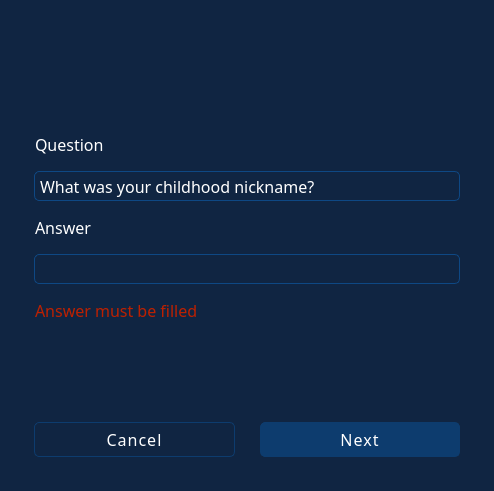
<?xml version="1.0" encoding="UTF-8"?>
<ui version="4.0">
 <class>Form</class>
 <widget class="QWidget" name="Form">
  <property name="geometry">
   <rect>
    <x>0</x>
    <y>0</y>
    <width>494</width>
    <height>491</height>
   </rect>
  </property>
  <property name="sizePolicy">
   <sizepolicy hsizetype="Preferred" vsizetype="Minimum">
    <horstretch>0</horstretch>
    <verstretch>0</verstretch>
   </sizepolicy>
  </property>
  <property name="minimumSize">
   <size>
    <width>494</width>
    <height>491</height>
   </size>
  </property>
  <property name="maximumSize">
   <size>
    <width>494</width>
    <height>491</height>
   </size>
  </property>
  <property name="styleSheet">
   <string notr="true">QWidget{
	background: #102542; color: white
}

QComboBox,
QLineEdit {
 	padding: 1px 5px;
 	border: 1px solid #0e4884;
 	border-radius: 5px;
}

QPushButton {
	padding: 5px;
	border: 1px solid #0d3c6e;
	border-radius: 5px;
	background-color: #0d3c6e;
	letter-spacing: 1px
}

QPushButton#btn_cancel:pressed,
QPushButton:pressed {
	background-color: #083654;
}

QPushButton#btn_cancel {
  	background-color: none;
}

QLineEdit:focus,
QLineEdit:hover,
QPushButton:focus,
QPushButton:hover,
QComboBox:focus,
QComboBox:hover {
  	border: 1px solid #256eff;
  	outline: none;
}

QPushButton#btn_reveal_repeat_password,
QPushButton#btn_reveal_password{
	border-radius: 0px;
	border-top-right-radius: 5px;
	border-bottom-right-radius: 5px;
}

QLineEdit#txt_repeat_password,
QLineEdit#txt_password{
	border-radius: 0px;
	border-top-left-radius: 5px;
	border-bottom-left-radius: 5px;
}

QComboBox::drop-down {
  	subcontrol-origin: padding;
 	subcontrol-position: top right;
  	border: none;
}

QComboBox::down-arrow {
	image: url(:/icons/down.png);
	padding-right: 5px;
}

QScrollBar {
  background: blue;
  width: 8px;
}

QScrollBar::handle {
  background-color: rgb(68, 68, 68);
}

QScrollBar:vertical {
  width: 9px;
  margin: 0;
  border-radius: 5px;
}

QScrollBar::handle:vertical {
  background-color: #97b9f4;
  width: 18px;

}

QScrollBar::sub-line:vertical {
  height: 0;
  width: 0;
}

QScrollBar::add-line:vertical {
  height: 0;
  width: 0;
}

QScrollBar::add-page:vertical {
  background: #0B1A30;
  margin-top: -3px;
}

QScrollBar::sub-page:vertical {
  background: #0B1A30;
  margin-bottom: -3px;
}

</string>
  </property>
  <layout class="QVBoxLayout" name="verticalLayout_6">
   <property name="spacing">
    <number>0</number>
   </property>
   <property name="leftMargin">
    <number>0</number>
   </property>
   <property name="topMargin">
    <number>0</number>
   </property>
   <property name="rightMargin">
    <number>0</number>
   </property>
   <property name="bottomMargin">
    <number>0</number>
   </property>
   <item>
    <widget class="QWidget" name="title_bar" native="true">
     <property name="minimumSize">
      <size>
       <width>0</width>
       <height>30</height>
      </size>
     </property>
     <property name="maximumSize">
      <size>
       <width>16777215</width>
       <height>30</height>
      </size>
     </property>
     <property name="styleSheet">
      <string notr="true">background: #102542</string>
     </property>
    </widget>
   </item>
   <item>
    <widget class="QWidget" name="widget" native="true">
     <layout class="QVBoxLayout" name="verticalLayout_5">
      <item>
       <layout class="QHBoxLayout" name="horizontalLayout">
        <property name="spacing">
         <number>40</number>
        </property>
        <property name="topMargin">
         <number>0</number>
        </property>
        <item>
         <spacer name="horizontalSpacer">
          <property name="orientation">
           <enum>Qt::Horizontal</enum>
          </property>
          <property name="sizeHint" stdset="0">
           <size>
            <width>40</width>
            <height>20</height>
           </size>
          </property>
         </spacer>
        </item>
        <item>
         <widget class="QLabel" name="dot_1">
          <property name="text">
           <string/>
          </property>
          <property name="pixmap">
           <pixmap resource="C:/Users/moral/Desktop/Resources/Resources.qrc">:/icons/dot2.png</pixmap>
          </property>
          <property name="alignment">
           <set>Qt::AlignCenter</set>
          </property>
         </widget>
        </item>
        <item>
         <widget class="QLabel" name="dot_2">
          <property name="text">
           <string/>
          </property>
          <property name="pixmap">
           <pixmap resource="C:/Users/moral/Desktop/Resources/Resources.qrc">:/icons/dot1.png</pixmap>
          </property>
          <property name="alignment">
           <set>Qt::AlignCenter</set>
          </property>
         </widget>
        </item>
        <item>
         <widget class="QLabel" name="dot_3">
          <property name="text">
           <string/>
          </property>
          <property name="pixmap">
           <pixmap resource="C:/Users/moral/Desktop/Resources/Resources.qrc">:/icons/dot1.png</pixmap>
          </property>
          <property name="alignment">
           <set>Qt::AlignCenter</set>
          </property>
         </widget>
        </item>
        <item>
         <widget class="QLabel" name="dot_4">
          <property name="text">
           <string/>
          </property>
          <property name="pixmap">
           <pixmap resource="C:/Users/moral/Desktop/Resources/Resources.qrc">:/icons/dot1.png</pixmap>
          </property>
          <property name="alignment">
           <set>Qt::AlignCenter</set>
          </property>
         </widget>
        </item>
        <item>
         <spacer name="horizontalSpacer_2">
          <property name="orientation">
           <enum>Qt::Horizontal</enum>
          </property>
          <property name="sizeHint" stdset="0">
           <size>
            <width>40</width>
            <height>20</height>
           </size>
          </property>
         </spacer>
        </item>
       </layout>
      </item>
      <item>
       <widget class="QStackedWidget" name="stackedWidget">
        <property name="currentIndex">
         <number>2</number>
        </property>
        <widget class="QWidget" name="page_1">
         <layout class="QVBoxLayout" name="verticalLayout">
          <property name="spacing">
           <number>0</number>
          </property>
          <property name="leftMargin">
           <number>26</number>
          </property>
          <property name="topMargin">
           <number>0</number>
          </property>
          <property name="rightMargin">
           <number>25</number>
          </property>
          <property name="bottomMargin">
           <number>0</number>
          </property>
          <item>
           <layout class="QGridLayout" name="gridLayout_1">
            <property name="verticalSpacing">
             <number>15</number>
            </property>
            <item row="5" column="0">
             <widget class="QLabel" name="lbl_repeat_password_validation">
              <property name="sizePolicy">
               <sizepolicy hsizetype="Preferred" vsizetype="Fixed">
                <horstretch>0</horstretch>
                <verstretch>0</verstretch>
               </sizepolicy>
              </property>
              <property name="font">
               <font>
                <family>Barlow</family>
                <pointsize>12</pointsize>
                <weight>50</weight>
                <bold>false</bold>
               </font>
              </property>
              <property name="styleSheet">
               <string notr="true">color: #bd2000</string>
              </property>
              <property name="text">
               <string>Passwords does not match</string>
              </property>
              <property name="textFormat">
               <enum>Qt::PlainText</enum>
              </property>
              <property name="margin">
               <number>0</number>
              </property>
              <property name="indent">
               <number>1</number>
              </property>
             </widget>
            </item>
            <item row="4" column="0">
             <layout class="QHBoxLayout" name="horizontalLayout_4">
              <property name="spacing">
               <number>0</number>
              </property>
              <item>
               <widget class="QLineEdit" name="txt_repeat_password">
                <property name="minimumSize">
                 <size>
                  <width>0</width>
                  <height>30</height>
                 </size>
                </property>
                <property name="font">
                 <font>
                  <family>Barlow</family>
                  <pointsize>12</pointsize>
                 </font>
                </property>
                <property name="echoMode">
                 <enum>QLineEdit::Password</enum>
                </property>
               </widget>
              </item>
              <item>
               <widget class="QPushButton" name="btn_reveal_repeat_password">
                <property name="minimumSize">
                 <size>
                  <width>35</width>
                  <height>30</height>
                 </size>
                </property>
                <property name="maximumSize">
                 <size>
                  <width>35</width>
                  <height>30</height>
                 </size>
                </property>
                <property name="font">
                 <font>
                  <family>Barlow</family>
                  <pointsize>12</pointsize>
                  <weight>75</weight>
                  <bold>true</bold>
                 </font>
                </property>
                <property name="cursor">
                 <cursorShape>PointingHandCursor</cursorShape>
                </property>
                <property name="text">
                 <string/>
                </property>
                <property name="icon">
                 <iconset resource="C:/Users/moral/Desktop/Resources/Resources.qrc">
                  <normaloff>:/icons/show.png</normaloff>:/icons/show.png</iconset>
                </property>
                <property name="iconSize">
                 <size>
                  <width>20</width>
                  <height>20</height>
                 </size>
                </property>
               </widget>
              </item>
             </layout>
            </item>
            <item row="0" column="0">
             <widget class="QLabel" name="label_8">
              <property name="sizePolicy">
               <sizepolicy hsizetype="Preferred" vsizetype="Fixed">
                <horstretch>0</horstretch>
                <verstretch>0</verstretch>
               </sizepolicy>
              </property>
              <property name="font">
               <font>
                <family>Barlow</family>
                <pointsize>12</pointsize>
               </font>
              </property>
              <property name="text">
               <string>Password</string>
              </property>
              <property name="indent">
               <number>1</number>
              </property>
             </widget>
            </item>
            <item row="1" column="0">
             <layout class="QHBoxLayout" name="horizontalLayout_3">
              <property name="spacing">
               <number>0</number>
              </property>
              <item>
               <widget class="QLineEdit" name="txt_password">
                <property name="minimumSize">
                 <size>
                  <width>0</width>
                  <height>30</height>
                 </size>
                </property>
                <property name="font">
                 <font>
                  <family>Barlow</family>
                  <pointsize>12</pointsize>
                 </font>
                </property>
                <property name="echoMode">
                 <enum>QLineEdit::Password</enum>
                </property>
               </widget>
              </item>
              <item>
               <widget class="QPushButton" name="btn_reveal_password">
                <property name="minimumSize">
                 <size>
                  <width>35</width>
                  <height>30</height>
                 </size>
                </property>
                <property name="maximumSize">
                 <size>
                  <width>35</width>
                  <height>30</height>
                 </size>
                </property>
                <property name="font">
                 <font>
                  <family>Barlow</family>
                  <pointsize>12</pointsize>
                  <weight>75</weight>
                  <bold>true</bold>
                 </font>
                </property>
                <property name="cursor">
                 <cursorShape>PointingHandCursor</cursorShape>
                </property>
                <property name="text">
                 <string/>
                </property>
                <property name="icon">
                 <iconset resource="C:/Users/moral/Desktop/Resources/Resources.qrc">
                  <normaloff>:/icons/show.png</normaloff>:/icons/show.png</iconset>
                </property>
                <property name="iconSize">
                 <size>
                  <width>20</width>
                  <height>20</height>
                 </size>
                </property>
               </widget>
              </item>
             </layout>
            </item>
            <item row="3" column="0">
             <widget class="QLabel" name="label_9">
              <property name="sizePolicy">
               <sizepolicy hsizetype="Preferred" vsizetype="Fixed">
                <horstretch>0</horstretch>
                <verstretch>0</verstretch>
               </sizepolicy>
              </property>
              <property name="font">
               <font>
                <family>Barlow</family>
                <pointsize>12</pointsize>
               </font>
              </property>
              <property name="text">
               <string>Repeat Password</string>
              </property>
              <property name="indent">
               <number>1</number>
              </property>
             </widget>
            </item>
            <item row="2" column="0">
             <widget class="QLabel" name="lbl_password_validation">
              <property name="sizePolicy">
               <sizepolicy hsizetype="Preferred" vsizetype="Fixed">
                <horstretch>0</horstretch>
                <verstretch>0</verstretch>
               </sizepolicy>
              </property>
              <property name="font">
               <font>
                <family>Barlow</family>
                <pointsize>12</pointsize>
                <weight>50</weight>
                <bold>false</bold>
               </font>
              </property>
              <property name="styleSheet">
               <string notr="true">color: #bd2000</string>
              </property>
              <property name="text">
               <string>Password requirements:
        🗴  Password must be at least 8 characters in length.
        🗸  Password must be no more than 128 characters in length.
        🗴  Password must contain at least 1 english uppercase,
             english lowercase, numbers (0-9), and non-alphanumeric
             characters (!, $, %, etc.).</string>
              </property>
              <property name="textFormat">
               <enum>Qt::PlainText</enum>
              </property>
              <property name="margin">
               <number>0</number>
              </property>
              <property name="indent">
               <number>1</number>
              </property>
             </widget>
            </item>
           </layout>
          </item>
         </layout>
        </widget>
        <widget class="QWidget" name="page_2">
         <layout class="QVBoxLayout" name="verticalLayout_2">
          <property name="spacing">
           <number>0</number>
          </property>
          <property name="leftMargin">
           <number>25</number>
          </property>
          <property name="topMargin">
           <number>0</number>
          </property>
          <property name="rightMargin">
           <number>25</number>
          </property>
          <property name="bottomMargin">
           <number>0</number>
          </property>
          <item>
           <layout class="QGridLayout" name="gridLayout_2">
            <property name="verticalSpacing">
             <number>15</number>
            </property>
            <item row="2" column="0">
             <widget class="QLabel" name="label_11">
              <property name="sizePolicy">
               <sizepolicy hsizetype="Preferred" vsizetype="Fixed">
                <horstretch>0</horstretch>
                <verstretch>0</verstretch>
               </sizepolicy>
              </property>
              <property name="font">
               <font>
                <family>Barlow</family>
                <pointsize>12</pointsize>
               </font>
              </property>
              <property name="text">
               <string>Answer</string>
              </property>
              <property name="indent">
               <number>1</number>
              </property>
             </widget>
            </item>
            <item row="1" column="0">
             <widget class="QComboBox" name="cmb_question_2">
              <property name="minimumSize">
               <size>
                <width>0</width>
                <height>30</height>
               </size>
              </property>
              <property name="font">
               <font>
                <family>Barlow</family>
                <pointsize>12</pointsize>
               </font>
              </property>
              <property name="cursor">
               <cursorShape>PointingHandCursor</cursorShape>
              </property>
              <property name="maxVisibleItems">
               <number>4</number>
              </property>
              <property name="sizeAdjustPolicy">
               <enum>QComboBox::AdjustToContents</enum>
              </property>
              <item>
               <property name="text">
                <string>What was your childhood nickname?</string>
               </property>
              </item>
              <item>
               <property name="text">
                <string>What is the model of your first car?</string>
               </property>
              </item>
              <item>
               <property name="text">
                <string>When is your wedding anniversary?</string>
               </property>
              </item>
              <item>
               <property name="text">
                <string>What is the name of your favorite snack?</string>
               </property>
              </item>
              <item>
               <property name="text">
                <string>What was the name of your first stuffed animal?</string>
               </property>
              </item>
              <item>
               <property name="text">
                <string>Where were you when you had your first kiss?</string>
               </property>
              </item>
              <item>
               <property name="text">
                <string>What is the name of your first pet?</string>
               </property>
              </item>
             </widget>
            </item>
            <item row="3" column="0">
             <widget class="QLineEdit" name="txt_question_answer_2">
              <property name="minimumSize">
               <size>
                <width>0</width>
                <height>30</height>
               </size>
              </property>
              <property name="font">
               <font>
                <family>Barlow</family>
                <pointsize>12</pointsize>
               </font>
              </property>
             </widget>
            </item>
            <item row="0" column="0">
             <widget class="QLabel" name="label_10">
              <property name="sizePolicy">
               <sizepolicy hsizetype="Preferred" vsizetype="Fixed">
                <horstretch>0</horstretch>
                <verstretch>0</verstretch>
               </sizepolicy>
              </property>
              <property name="font">
               <font>
                <family>Barlow</family>
                <pointsize>12</pointsize>
               </font>
              </property>
              <property name="text">
               <string>Question</string>
              </property>
              <property name="indent">
               <number>1</number>
              </property>
             </widget>
            </item>
            <item row="4" column="0">
             <widget class="QLabel" name="lbl_answer_validation_2">
              <property name="sizePolicy">
               <sizepolicy hsizetype="Preferred" vsizetype="Fixed">
                <horstretch>0</horstretch>
                <verstretch>0</verstretch>
               </sizepolicy>
              </property>
              <property name="font">
               <font>
                <family>Barlow</family>
                <pointsize>12</pointsize>
                <weight>50</weight>
                <bold>false</bold>
               </font>
              </property>
              <property name="styleSheet">
               <string notr="true">color: #bd2000</string>
              </property>
              <property name="text">
               <string>Answer must be filled</string>
              </property>
              <property name="textFormat">
               <enum>Qt::PlainText</enum>
              </property>
              <property name="margin">
               <number>0</number>
              </property>
              <property name="indent">
               <number>1</number>
              </property>
             </widget>
            </item>
           </layout>
          </item>
         </layout>
        </widget>
        <widget class="QWidget" name="page_3">
         <layout class="QVBoxLayout" name="verticalLayout_3">
          <property name="spacing">
           <number>0</number>
          </property>
          <property name="leftMargin">
           <number>25</number>
          </property>
          <property name="topMargin">
           <number>0</number>
          </property>
          <property name="rightMargin">
           <number>25</number>
          </property>
          <property name="bottomMargin">
           <number>0</number>
          </property>
          <item>
           <layout class="QGridLayout" name="gridLayout_3">
            <property name="verticalSpacing">
             <number>15</number>
            </property>
            <item row="2" column="0">
             <widget class="QLabel" name="label_15">
              <property name="sizePolicy">
               <sizepolicy hsizetype="Preferred" vsizetype="Fixed">
                <horstretch>0</horstretch>
                <verstretch>0</verstretch>
               </sizepolicy>
              </property>
              <property name="font">
               <font>
                <family>Barlow</family>
                <pointsize>12</pointsize>
               </font>
              </property>
              <property name="text">
               <string>Answer</string>
              </property>
              <property name="indent">
               <number>1</number>
              </property>
             </widget>
            </item>
            <item row="0" column="0">
             <widget class="QLabel" name="label_14">
              <property name="sizePolicy">
               <sizepolicy hsizetype="Preferred" vsizetype="Fixed">
                <horstretch>0</horstretch>
                <verstretch>0</verstretch>
               </sizepolicy>
              </property>
              <property name="font">
               <font>
                <family>Barlow</family>
                <pointsize>12</pointsize>
               </font>
              </property>
              <property name="text">
               <string>Question</string>
              </property>
              <property name="indent">
               <number>1</number>
              </property>
             </widget>
            </item>
            <item row="3" column="0">
             <widget class="QLineEdit" name="txt_question_answer_3">
              <property name="minimumSize">
               <size>
                <width>0</width>
                <height>30</height>
               </size>
              </property>
              <property name="font">
               <font>
                <family>Barlow</family>
                <pointsize>12</pointsize>
               </font>
              </property>
             </widget>
            </item>
            <item row="1" column="0">
             <widget class="QComboBox" name="cmb_question_3">
              <property name="minimumSize">
               <size>
                <width>0</width>
                <height>30</height>
               </size>
              </property>
              <property name="font">
               <font>
                <family>Barlow</family>
                <pointsize>12</pointsize>
               </font>
              </property>
              <property name="cursor">
               <cursorShape>PointingHandCursor</cursorShape>
              </property>
              <property name="maxVisibleItems">
               <number>4</number>
              </property>
              <property name="sizeAdjustPolicy">
               <enum>QComboBox::AdjustToContents</enum>
              </property>
              <item>
               <property name="text">
                <string>What was your childhood nickname?</string>
               </property>
              </item>
              <item>
               <property name="text">
                <string>What is the model of your first car?</string>
               </property>
              </item>
              <item>
               <property name="text">
                <string>When is your wedding anniversary?</string>
               </property>
              </item>
              <item>
               <property name="text">
                <string>What is the name of your favorite snack?</string>
               </property>
              </item>
              <item>
               <property name="text">
                <string>What was the name of your first stuffed animal?</string>
               </property>
              </item>
              <item>
               <property name="text">
                <string>Where were you when you had your first kiss?</string>
               </property>
              </item>
              <item>
               <property name="text">
                <string>What is the name of your first pet?</string>
               </property>
              </item>
             </widget>
            </item>
            <item row="4" column="0">
             <widget class="QLabel" name="lbl_answer_validation_3">
              <property name="sizePolicy">
               <sizepolicy hsizetype="Preferred" vsizetype="Fixed">
                <horstretch>0</horstretch>
                <verstretch>0</verstretch>
               </sizepolicy>
              </property>
              <property name="font">
               <font>
                <family>Barlow</family>
                <pointsize>12</pointsize>
                <weight>50</weight>
                <bold>false</bold>
               </font>
              </property>
              <property name="styleSheet">
               <string notr="true">color: #bd2000</string>
              </property>
              <property name="text">
               <string>Answer must be filled</string>
              </property>
              <property name="textFormat">
               <enum>Qt::PlainText</enum>
              </property>
              <property name="margin">
               <number>0</number>
              </property>
              <property name="indent">
               <number>1</number>
              </property>
             </widget>
            </item>
           </layout>
          </item>
         </layout>
        </widget>
        <widget class="QWidget" name="page_4">
         <layout class="QVBoxLayout" name="verticalLayout_4">
          <property name="spacing">
           <number>0</number>
          </property>
          <property name="leftMargin">
           <number>25</number>
          </property>
          <property name="topMargin">
           <number>0</number>
          </property>
          <property name="rightMargin">
           <number>25</number>
          </property>
          <property name="bottomMargin">
           <number>0</number>
          </property>
          <item>
           <layout class="QGridLayout" name="gridLayout_4">
            <property name="verticalSpacing">
             <number>15</number>
            </property>
            <item row="1" column="0">
             <widget class="QComboBox" name="cmb_question_4">
              <property name="minimumSize">
               <size>
                <width>0</width>
                <height>30</height>
               </size>
              </property>
              <property name="font">
               <font>
                <family>Barlow</family>
                <pointsize>12</pointsize>
               </font>
              </property>
              <property name="cursor">
               <cursorShape>PointingHandCursor</cursorShape>
              </property>
              <property name="maxVisibleItems">
               <number>4</number>
              </property>
              <property name="sizeAdjustPolicy">
               <enum>QComboBox::AdjustToContents</enum>
              </property>
              <item>
               <property name="text">
                <string>What was your childhood nickname?</string>
               </property>
              </item>
              <item>
               <property name="text">
                <string>What is the model of your first car?</string>
               </property>
              </item>
              <item>
               <property name="text">
                <string>When is your wedding anniversary?</string>
               </property>
              </item>
              <item>
               <property name="text">
                <string>What is the name of your favorite snack?</string>
               </property>
              </item>
              <item>
               <property name="text">
                <string>What was the name of your first stuffed animal?</string>
               </property>
              </item>
              <item>
               <property name="text">
                <string>Where were you when you had your first kiss?</string>
               </property>
              </item>
              <item>
               <property name="text">
                <string>What is the name of your first pet?</string>
               </property>
              </item>
             </widget>
            </item>
            <item row="3" column="0">
             <widget class="QLineEdit" name="txt_question_answer_4">
              <property name="minimumSize">
               <size>
                <width>0</width>
                <height>30</height>
               </size>
              </property>
              <property name="font">
               <font>
                <family>Barlow</family>
                <pointsize>12</pointsize>
               </font>
              </property>
             </widget>
            </item>
            <item row="0" column="0">
             <widget class="QLabel" name="label_12">
              <property name="sizePolicy">
               <sizepolicy hsizetype="Preferred" vsizetype="Fixed">
                <horstretch>0</horstretch>
                <verstretch>0</verstretch>
               </sizepolicy>
              </property>
              <property name="font">
               <font>
                <family>Barlow</family>
                <pointsize>12</pointsize>
               </font>
              </property>
              <property name="text">
               <string>Question</string>
              </property>
              <property name="indent">
               <number>1</number>
              </property>
             </widget>
            </item>
            <item row="2" column="0">
             <widget class="QLabel" name="label_13">
              <property name="sizePolicy">
               <sizepolicy hsizetype="Preferred" vsizetype="Fixed">
                <horstretch>0</horstretch>
                <verstretch>0</verstretch>
               </sizepolicy>
              </property>
              <property name="font">
               <font>
                <family>Barlow</family>
                <pointsize>12</pointsize>
               </font>
              </property>
              <property name="text">
               <string>Answer</string>
              </property>
              <property name="indent">
               <number>1</number>
              </property>
             </widget>
            </item>
            <item row="4" column="0">
             <widget class="QLabel" name="lbl_answer_validation_4">
              <property name="sizePolicy">
               <sizepolicy hsizetype="Preferred" vsizetype="Fixed">
                <horstretch>0</horstretch>
                <verstretch>0</verstretch>
               </sizepolicy>
              </property>
              <property name="font">
               <font>
                <family>Barlow</family>
                <pointsize>12</pointsize>
                <weight>50</weight>
                <bold>false</bold>
               </font>
              </property>
              <property name="styleSheet">
               <string notr="true">color: #bd2000</string>
              </property>
              <property name="text">
               <string>Answer must be filled</string>
              </property>
              <property name="textFormat">
               <enum>Qt::PlainText</enum>
              </property>
              <property name="margin">
               <number>0</number>
              </property>
              <property name="indent">
               <number>1</number>
              </property>
             </widget>
            </item>
           </layout>
          </item>
         </layout>
        </widget>
       </widget>
      </item>
      <item>
       <layout class="QHBoxLayout" name="horizontalLayout_2">
        <property name="spacing">
         <number>25</number>
        </property>
        <property name="leftMargin">
         <number>25</number>
        </property>
        <property name="topMargin">
         <number>25</number>
        </property>
        <property name="rightMargin">
         <number>25</number>
        </property>
        <property name="bottomMargin">
         <number>25</number>
        </property>
        <item>
         <widget class="QPushButton" name="btn_cancel">
          <property name="font">
           <font>
            <family>Barlow</family>
            <pointsize>12</pointsize>
           </font>
          </property>
          <property name="cursor">
           <cursorShape>PointingHandCursor</cursorShape>
          </property>
          <property name="styleSheet">
           <string notr="true">padding: 5px;</string>
          </property>
          <property name="text">
           <string>Cancel</string>
          </property>
         </widget>
        </item>
        <item>
         <widget class="QPushButton" name="btn_next">
          <property name="font">
           <font>
            <family>Barlow</family>
            <pointsize>12</pointsize>
            <weight>50</weight>
            <bold>false</bold>
           </font>
          </property>
          <property name="cursor">
           <cursorShape>PointingHandCursor</cursorShape>
          </property>
          <property name="styleSheet">
           <string notr="true">padding: 5px;</string>
          </property>
          <property name="text">
           <string>Next</string>
          </property>
         </widget>
        </item>
       </layout>
      </item>
     </layout>
    </widget>
   </item>
  </layout>
 </widget>
 <resources>
  <include location="C:/Users/moral/Desktop/Resources/Resources.qrc"/>
 </resources>
 <connections/>
</ui>
